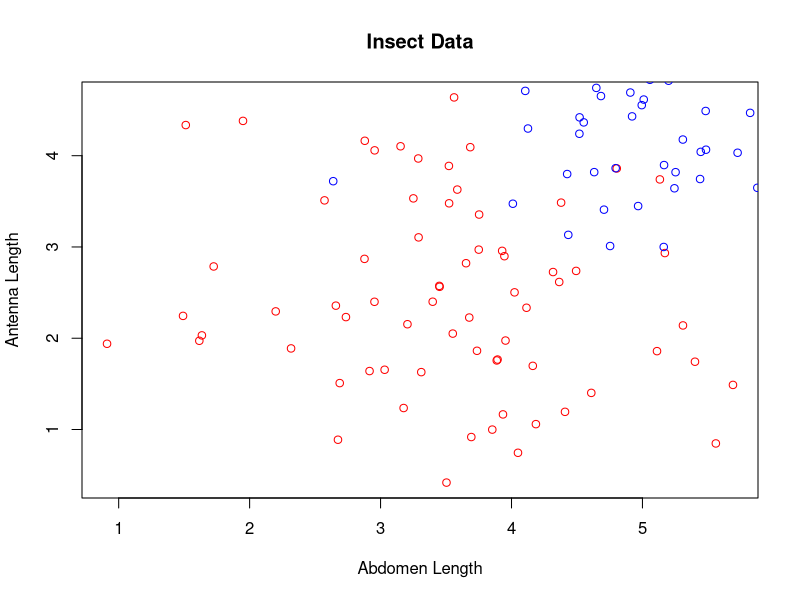
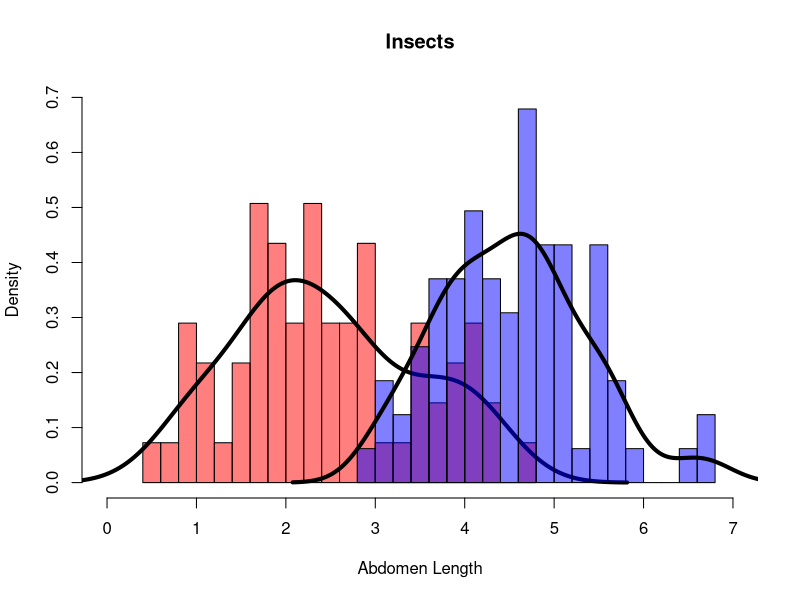

Reproduce these figures in R, in order.
setwd("~/wentworth/machine-learning/bayes")
#Get data:
insect_test <- read.csv(file = "insect_test.csv")
insect_train <- read.csv(file = "insect_train.csv")
dataSP1 <-
  insect_train[which(insect_train[, 1] == 1), ]  #All rows where species == 1
dataSP2 <-
  insect_train[which(insect_train[, 1] == 2), ]  #All rows where species == 2

#Scatter Plot:
#pdf("scatter_plot_insect.pdf")
plot(
  abd ~ ant,
  data = dataSP1,
  col = "red",
  xlab = "Abdomen Length",
  ylab = "Antenna Length",
  main = "Insect Data"
)
points(abd ~ ant, data = dataSP2, col = "blue")
#dev.off() #Uncomment if saving as pdf above

#Frequency distributions (Histograms):
insect_train_abd <-
  insect_train[,-3] #Remove column for antenae length
insect_train_ant <-
  insect_train[,-2] #Remove column for abdomen length

#Abdomen:
data1 <-
  insect_train_abd[which(insect_train_abd[, 1] == 1), ]  #All rows where species == 1 (without ant column)
data2 <-
  insect_train_abd[which(insect_train_abd[, 1] == 2), ]  #All rows where species == 2 (without ant column)
#pdf("insect_hist_abd.pdf")
hist(
  data1$abd,
  breaks = 20,
  prob = T,
  col = rgb(1, 0, 0, 0.5),
  xlim = c(0, 7),
  ylim = c(0, 0.7),
  main = "Insects",
  xlab = "Abdomen Length"
)
lines(density(data1$abd), col = "black", lwd = 4)
hist(
  data2$abd,
  breaks = 20,
  prob = T,
  col = rgb(0, 0, 1, 0.5),
  add = T
)
lines(density(data2$abd), col = "black", lwd = 4)
#dev.off() #Uncomment if saving as pdf above

p1 <- numeric()
p2 <- numeric()
cl <- integer()
#means and sd's for x in both classes
me1 = mean(data1$abd)
me2 = mean(data2$abd)
sd1 = sd(data1$abd)
sd2 = sd(data2$abd)
n <- length(insect_test$abd)
# loop over test set for abdomen length
# and calculate z score
for (i in 1:n) {
  z1 = (insect_test$abd[i] - me1) / sd1
  z2 = (insect_test$abd[i] - me2) / sd2
  y1 = dnorm(z1, 0, 1)
  y2 = dnorm(z2, 0, 1)
  p1[i] = y1 / (y1 + y2)
  p2[i] = y2 / (y1 + y2)
  probboth <- cbind(p1[i], p2[i])
  nc <-
    which(probboth == max(probboth)) # Can use an if statement here
  cl[i] = nc
}

allresults <- data.frame(cl, insect_test$c, p1, p2)
colnames(allresults) <-
  c("Predicted", "Actual", "Prob_class1", "Prob_class2")
write.table(
  allresults,
  file = "TestResults_abd.csv",
  sep = ",",
  quote = FALSE,
  eol = "\n",
  append = FALSE,
  row.names = FALSE,
  col.names = TRUE
)

TN = 0
TP = 0
FN = 0
FP = 0

c1 <- numeric()
c2 <- numeric()
for (i in 1:n) {
  c1[i] <- allresults$Actual[i]
  c2[i] <- allresults$Predicted[i]
  if (c1[i] == 1) {
    if (c2[i] == 1) {
      TN = TN + 1
    } else {
      FN = FN + 1
    }
  } else {
    if (c2[i] == 2) {
      TP = TP + 1
    } else {
      FP = FP + 1
    }
  }
}

# Calculate overall access
OA = (TN + TP) / n
AC1 = (TN) / (TN + FN)
AC2 = (TP) / (TP + FP)

print(OA)
print(AC1)
print(AC2)




